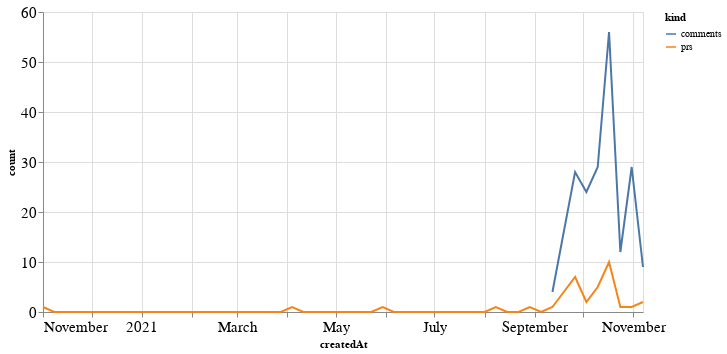

This figure's notebook cell:
### Code cell
alt.Chart(total_time, width=600).mark_line().encode(
    x='createdAt',
    y='count',
    color='kind'
)

### Figure 1 — Vega-Lite specification as saved in the notebook (floating-point values rounded to 4 significant figures)
{"config": {"axisLeft": {"labelFontSize": 15}, "axisBottom": {"labelFontSize": 15}}, "data": {"name": "data-d6954b531438eac5d8f83a1b42335193"}, "mark": "line", "encoding": {"color": {"type": "nominal", "field": "kind"}, "x": {"type": "temporal", "field": "createdAt"}, "y": {"type": "quantitative", "field": "count"}}, "width": 600, "$schema": "https://vega.github.io/schema/vega-lite/v4.8.1.json", "datasets": {"data-d6954b531438eac5d8f83a1b42335193": [{"createdAt": "2020-11-01T00:00:00", "kind": "prs", "count": 1.0}, {"createdAt": "2020-11-08T00:00:00", "kind": "prs", "count": 0.0}, {"createdAt": "2020-11-15T00:00:00", "kind": "prs", "count": 0.0}, {"createdAt": "2020-11-22T00:00:00", "kind": "prs", "count": 0.0}, {"createdAt": "2020-11-29T00:00:00", "kind": "prs", "count": 0.0}, {"createdAt": "2020-12-06T00:00:00", "kind": "prs", "count": 0.0}, {"createdAt": "2020-12-13T00:00:00", "kind": "prs", "count": 0.0}, {"createdAt": "2020-12-20T00:00:00", "kind": "prs", "count": 0.0}, {"createdAt": "2020-12-27T00:00:00", "kind": "prs", "count": 0.0}, {"createdAt": "2021-01-03T00:00:00", "kind": "prs", "count": 0.0}, {"createdAt": "2021-01-10T00:00:00", "kind": "prs", "count": 0.0}, {"createdAt": "2021-01-17T00:00:00", "kind": "prs", "count": 0.0}, {"createdAt": "2021-01-24T00:00:00", "kind": "prs", "count": 0.0}, {"createdAt": "2021-01-31T00:00:00", "kind": "prs", "count": 0.0}, {"createdAt": "2021-02-07T00:00:00", "kind": "prs", "count": 0.0}, {"createdAt": "2021-02-14T00:00:00", "kind": "prs", "count": 0.0}, {"createdAt": "2021-02-21T00:00:00", "kind": "prs", "count": 0.0}, {"createdAt": "2021-02-28T00:00:00", "kind": "prs", "count": 0.0}, {"createdAt": "2021-03-07T00:00:00", "kind": "prs", "count": 0.0}, {"createdAt": "2021-03-14T00:00:00", "kind": "prs", "count": 0.0}, {"createdAt": "2021-03-21T00:00:00", "kind": "prs", "count": 0.0}, {"createdAt": "2021-03-28T00:00:00", "kind": "prs", "count": 0.0}, {"createdAt": "2021-04-04T00:00:00", "kind": "prs", "count": 1.0}, {"createdAt": "2021-04-11T00:00:00", "kind": "prs", "count": 0.0}, {"createdAt": "2021-04-18T00:00:00", "kind": "prs", "count": 0.0}, {"createdAt": "2021-04-25T00:00:00", "kind": "prs", "count": 0.0}, {"createdAt": "2021-05-02T00:00:00", "kind": "prs", "count": 0.0}, {"createdAt": "2021-05-09T00:00:00", "kind": "prs", "count": 0.0}, {"createdAt": "2021-05-16T00:00:00", "kind": "prs", "count": 0.0}, {"createdAt": "2021-05-23T00:00:00", "kind": "prs", "count": 0.0}, {"createdAt": "2021-05-30T00:00:00", "kind": "prs", "count": 1.0}, {"createdAt": "2021-06-06T00:00:00", "kind": "prs", "count": 0.0}, {"createdAt": "2021-06-13T00:00:00", "kind": "prs", "count": 0.0}, {"createdAt": "2021-06-20T00:00:00", "kind": "prs", "count": 0.0}, {"createdAt": "2021-06-27T00:00:00", "kind": "prs", "count": 0.0}, {"createdAt": "2021-07-04T00:00:00", "kind": "prs", "count": 0.0}, {"createdAt": "2021-07-11T00:00:00", "kind": "prs", "count": 0.0}, {"createdAt": "2021-07-18T00:00:00", "kind": "prs", "count": 0.0}, {"createdAt": "2021-07-25T00:00:00", "kind": "prs", "count": 0.0}, {"createdAt": "2021-08-01T00:00:00", "kind": "prs", "count": 0.0}, {"createdAt": "2021-08-08T00:00:00", "kind": "prs", "count": 1.0}, {"createdAt": "2021-08-15T00:00:00", "kind": "prs", "count": 0.0}, {"createdAt": "2021-08-22T00:00:00", "kind": "prs", "count": 0.0}, {"createdAt": "2021-08-29T00:00:00", "kind": "prs", "count": 1.0}, {"createdAt": "2021-09-05T00:00:00", "kind": "prs", "count": 0.0}, {"createdAt": "2021-09-12T00:00:00", "kind": "prs", "count": 1.0}, {"createdAt": "2021-09-19T00:00:00", "kind": "prs", "count": 4.0}, {"createdAt": "2021-09-26T00:00:00", "kind": "prs", "count": 7.0}, {"createdAt": "2021-10-03T00:00:00", "kind": "prs", "count": 2.0}, {"createdAt": "2021-10-10T00:00:00", "kind": "prs", "count": 5.0}, {"createdAt": "2021-10-17T00:00:00", "kind": "prs", "count": 10.0}, {"createdAt": "2021-10-24T00:00:00", "kind": "prs", "count": 1.0}, {"createdAt": "2021-10-31T00:00:00", "kind": "prs", "count": 1.0}, {"createdAt": "2021-11-07T00:00:00", "kind": "prs", "count": 2.0}, {"createdAt": "2020-11-01T00:00:00", "kind": "comments", "count": null}, {"createdAt": "2020-11-08T00:00:00", "kind": "comments", "count": null}, {"createdAt": "2020-11-15T00:00:00", "kind": "comments", "count": null}, {"createdAt": "2020-11-22T00:00:00", "kind": "comments", "count": null}, {"createdAt": "2020-11-29T00:00:00", "kind": "comments", "count": null}, {"createdAt": "2020-12-06T00:00:00", "kind": "comments", "count": null}, {"createdAt": "2020-12-13T00:00:00", "kind": "comments", "count": null}, {"createdAt": "2020-12-20T00:00:00", "kind": "comments", "count": null}, {"createdAt": "2020-12-27T00:00:00", "kind": "comments", "count": null}, {"createdAt": "2021-01-03T00:00:00", "kind": "comments", "count": null}, {"createdAt": "2021-01-10T00:00:00", "kind": "comments", "count": null}, {"createdAt": "2021-01-17T00:00:00", "kind": "comments", "count": null}, {"createdAt": "2021-01-24T00:00:00", "kind": "comments", "count": null}, {"createdAt": "2021-01-31T00:00:00", "kind": "comments", "count": null}, {"createdAt": "2021-02-07T00:00:00", "kind": "comments", "count": null}, {"createdAt": "2021-02-14T00:00:00", "kind": "comments", "count": null}, {"createdAt": "2021-02-21T00:00:00", "kind": "comments", "count": null}, {"createdAt": "2021-02-28T00:00:00", "kind": "comments", "count": null}, {"createdAt": "2021-03-07T00:00:00", "kind": "comments", "count": null}, {"createdAt": "2021-03-14T00:00:00", "kind": "comments", "count": null}, {"createdAt": "2021-03-21T00:00:00", "kind": "comments", "count": null}, {"createdAt": "2021-03-28T00:00:00", "kind": "comments", "count": null}, {"createdAt": "2021-04-04T00:00:00", "kind": "comments", "count": null}, {"createdAt": "2021-04-11T00:00:00", "kind": "comments", "count": null}, {"createdAt": "2021-04-18T00:00:00", "kind": "comments", "count": null}, {"createdAt": "2021-04-25T00:00:00", "kind": "comments", "count": null}, {"createdAt": "2021-05-02T00:00:00", "kind": "comments", "count": null}, {"createdAt": "2021-05-09T00:00:00", "kind": "comments", "count": null}, {"createdAt": "2021-05-16T00:00:00", "kind": "comments", "count": null}, {"createdAt": "2021-05-23T00:00:00", "kind": "comments", "count": null}, {"createdAt": "2021-05-30T00:00:00", "kind": "comments", "count": null}, {"createdAt": "2021-06-06T00:00:00", "kind": "comments", "count": null}, {"createdAt": "2021-06-13T00:00:00", "kind": "comments", "count": null}, {"createdAt": "2021-06-20T00:00:00", "kind": "comments", "count": null}, {"createdAt": "2021-06-27T00:00:00", "kind": "comments", "count": null}, {"createdAt": "2021-07-04T00:00:00", "kind": "comments", "count": null}, {"createdAt": "2021-07-11T00:00:00", "kind": "comments", "count": null}, {"createdAt": "2021-07-18T00:00:00", "kind": "comments", "count": null}, {"createdAt": "2021-07-25T00:00:00", "kind": "comments", "count": null}, {"createdAt": "2021-08-01T00:00:00", "kind": "comments", "count": null}, {"createdAt": "2021-08-08T00:00:00", "kind": "comments", "count": null}, {"createdAt": "2021-08-15T00:00:00", "kind": "comments", "count": null}, {"createdAt": "2021-08-22T00:00:00", "kind": "comments", "count": null}, {"createdAt": "2021-08-29T00:00:00", "kind": "comments", "count": null}, {"createdAt": "2021-09-05T00:00:00", "kind": "comments", "count": null}, {"createdAt": "2021-09-12T00:00:00", "kind": "comments", "count": 4.0}, {"createdAt": "2021-09-19T00:00:00", "kind": "comments", "count": 16.0}, {"createdAt": "2021-09-26T00:00:00", "kind": "comments", "count": 28.0}, {"createdAt": "2021-10-03T00:00:00", "kind": "comments", "count": 24.0}, {"createdAt": "2021-10-10T00:00:00", "kind": "comments", "count": 29.0}, {"createdAt": "2021-10-17T00:00:00", "kind": "comments", "count": 56.0}, {"createdAt": "2021-10-24T00:00:00", "kind": "comments", "count": 12.0}, {"createdAt": "2021-10-31T00:00:00", "kind": "comments", "count": 29.0}, {"createdAt": "2021-11-07T00:00:00", "kind": "comments", "count": 9.0}]}}
